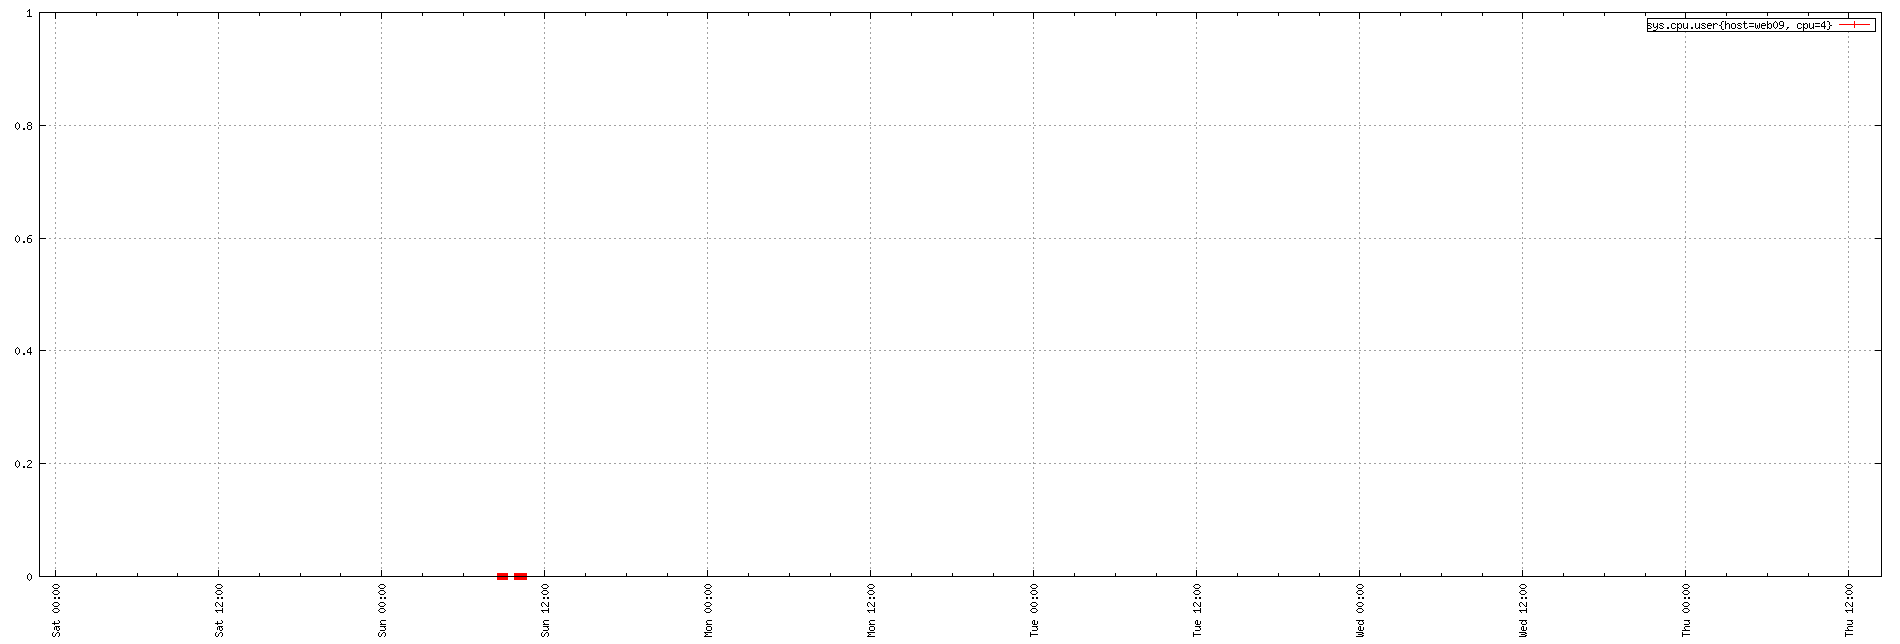

This figure's gnuplot source:
set term png small size 1900,644
set xdata time
set timefmt "%s"
if (GPVAL_VERSION < 4.6) set xtics rotate; else set xtics rotate right
set output "${TMPDIR-'tmp'}/tsd/15024958.png"
set xrange ["1673650109":"1674138231"]
set format x "%a %H:%M"
set grid
set style data linespoint
set key right box
set yrange [0:]
plot  "${TMPDIR-'tmp'}/tsd/15024958_0.dat" using 1:2 title "sys.cpu.user{host=web09, cpu=4}"
